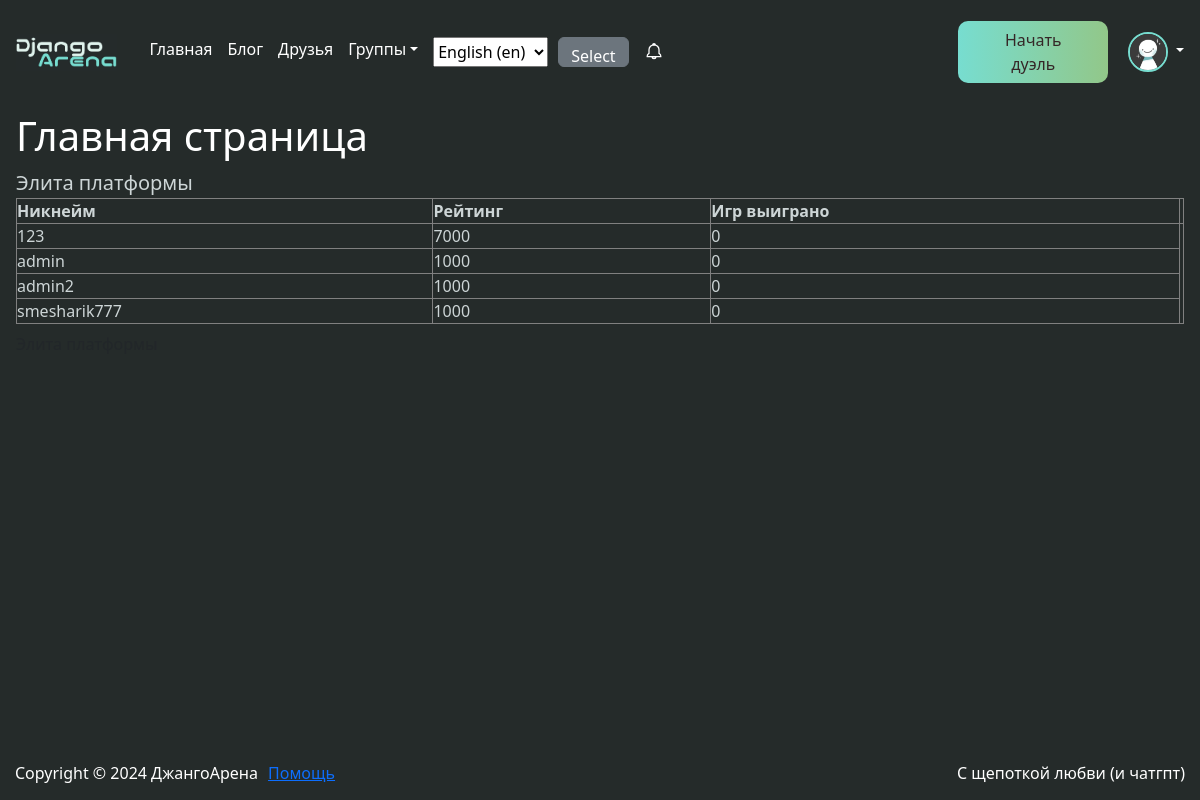
Before: / (signed in) with the older database file.
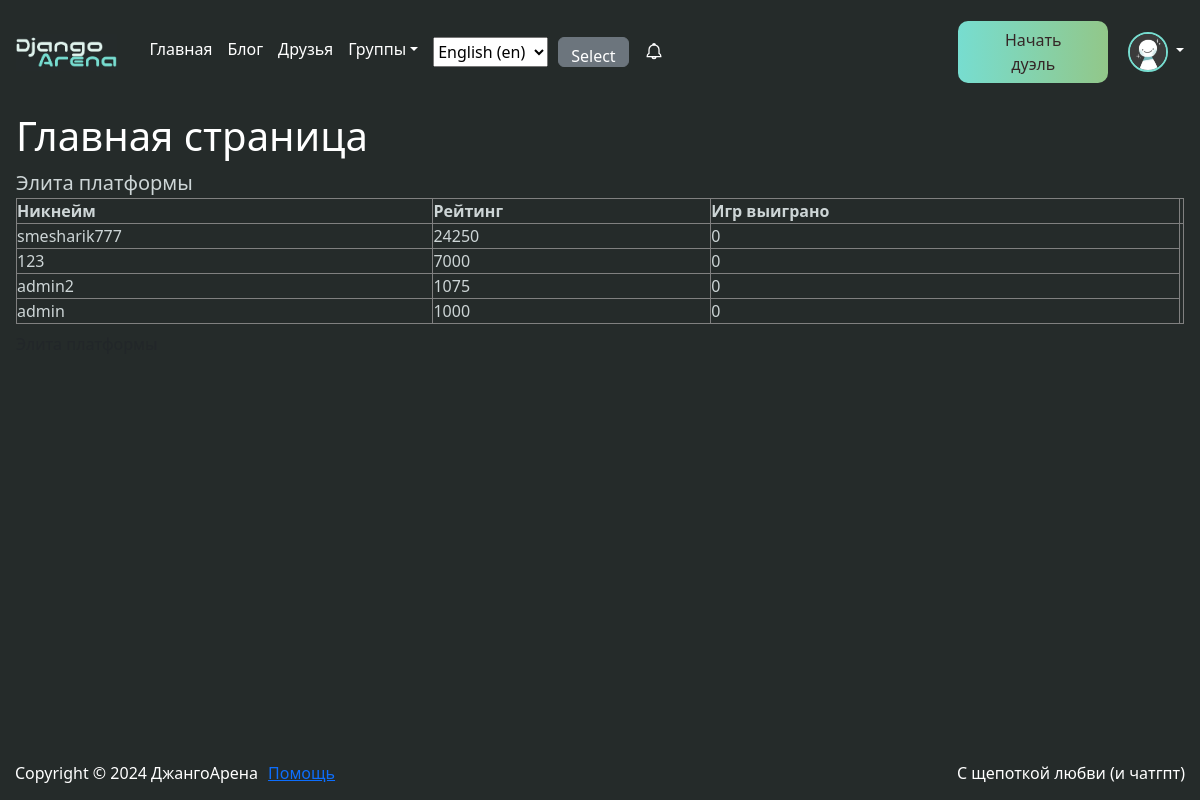
After: the same page with the newer database file.
### core/models.py (models this page shows, shortened)
class User(django.contrib.auth.models.AbstractUser):
    shortname = django.db.models.CharField(
        verbose_name="имя",
        help_text="Введите свое имя(настояшее или вымышленное, \
            главное - чемпионское)",
        max_length=16,
        blank=True,
        null=True,
    )
    birthday = django.db.models.DateField(
        "дата рождения",
        help_text="Укажите дату рождения",
        null=True,
        blank=True,
        validators=[valid_birthday],
    )
    username = django.db.models.CharField(
        verbose_name="имя пользователя",
        help_text="Придумайте уникальное имя пользователя",
        max_length=16,
        unique=True,
    )
    image = django.db.models.ImageField(
        "аватарка",
        help_text="Загрузите аватарку",
        upload_to=get_path_image,
        null=True,
        blank=True,
    )
    rating = django.db.models.IntegerField(default=1000)
    views = django.db.models.PositiveIntegerField(default=0)
    friends = django.db.models.ManyToManyField(
        "self",
        blank=True,
    )
    github_link = django.db.models.URLField(
        verbose_name="ссылка на ваш github",
        blank=True,
        null=True,
    )
    gitlab_link = django.db.models.URLField(
        verbose_name="ссылка на ваш gitlab",
        blank=True,
        null=True,
    )
    games_played = django.db.models.PositiveIntegerField(default=0)
    games_won = django.db.models.PositiveIntegerField(default=0)
    easy_problems = django.db.models.PositiveIntegerField(default=0)
    medium_problems = django.db.models.PositiveIntegerField(default=0)
    hard_problems = django.db.models.PositiveIntegerField(default=0)
    def __str__(self):
        return f"{self.username}"
    class Meta:
        verbose_name = "пользователь"
        verbose_name_plural = "пользователи"

### homepage/views.py (the view)
# urls.py: django.urls.path("", homepage.views.HomeView.as_view(), name="main"),
class HomeView(django.views.View):
    def get(self, *args, **kwargs):
        a_week_ago = django.utils.timezone.now() - datetime.timedelta(weeks=1)
        note_of_a_week = (
            notes.models.Note.objects.filter(
                created_at__gte=a_week_ago,
            )
            .order_by("-likes")
            .first()
        )
        top_users = core.models.User.objects.order_by("-rating")[:5]
        context = {
            "title": "Главная",
            "link": uuid.uuid4().hex,
            "top_users": top_users,
            "note_of_a_week": note_of_a_week,
        }
        return django.shortcuts.render(
            self.request,
            template_name="homepage/main.html",
            context=context,
        )

### notifications/context_processors.py (called while the page is built)
def get_notifications(request):
    if request.user.is_authenticated:
        user = core.models.User.objects.get(pk=request.user.id)
        cur_notifications = notifications.models.Notification.objects.filter(
            recipient=user.id,
        )
    else:
        cur_notifications = []
    return {"notifications": cur_notifications}

### notifications/models.py (called while the page is built)
    def __str__(self):
        return (
            f"{self.notification_type} {str(self.sender)}"
            f" {str(self.recipient)} {str(self.text)}"
        )

### templates/homepage/main.html (shortened to what this page needs)
{% extends "base.html" %}
{% block content %}
<div class="main">
    <h1 class="text-white">Главная страница</h1>
    <div class="main__top-users">
        <span class="main__top__title">Элита платформы</span>
        <table border="1" class="main__top__table">
            <caption>Элита платформы</caption>
            <tr>
             <th>Никнейм</th>
             <th>Рейтинг</th>
             <th>Игр выиграно</th>
             <th></th>
            </tr>
            {% for user in top_users %}
                <tr>
                    <td>{{ user.username }}</td>
                    <td>{{ user.rating }}</td>
                    <td>{{ user.games_won }}</td>
                </tr>
            {% endfor %}
        </table>
    </div>
</div>
{% endblock content %}

Changed rows visible on the page:
changed User "smesharik777": rating "1000" → "24250"; moves up the list
changed User "admin2": rating "1000" → "1075"; moves down the list
